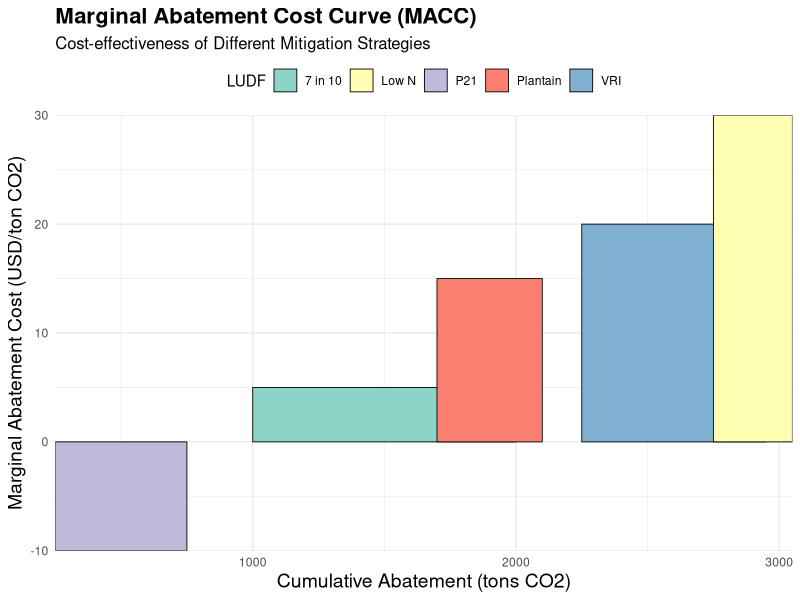

Write R code to recreate this figure.
# Sample Data
macc_data <- data.frame(
  LUDF = c("P21", "7 in 10", "VRI", "Plantain", "Low N"),
  Abatement = c(500, 1000, 700, 400, 300),   # Abatement potential in tons of CO2 or kg N reduced
  Cost = c(-10, 5, 20, 15, 30)               # Cost per ton or per kg in USD (negative values for cost-saving measures)
)
# Calculate cumulative abatement
macc_data <- macc_data[order(macc_data$Cost), ]  # Order by cost (low to high)
macc_data$CumulativeAbatement <- cumsum(macc_data$Abatement)

# Load ggplot2 package
library(ggplot2)

# Plotting MACC
ggplot(macc_data, aes(x = CumulativeAbatement, y = Cost, fill = LUDF)) +
  geom_bar(stat = "identity", aes(width = Abatement), color = "black", size = 0.3) +
  scale_x_continuous("Cumulative Abatement (tons CO2)", expand = c(0, 0)) +
  scale_y_continuous("Marginal Abatement Cost (USD/ton CO2)", expand = c(0, 0)) +
  labs(title = "Marginal Abatement Cost Curve (MACC)",
       subtitle = "Cost-effectiveness of Different Mitigation Strategies") +
  theme_minimal() +
  theme(
    legend.position = "top",
    plot.title = element_text(size = 16, face = "bold"),
    plot.subtitle = element_text(size = 12),
    axis.title = element_text(size = 14)
  ) +
  scale_fill_brewer(palette = "Set3")  # Choose a color palette
